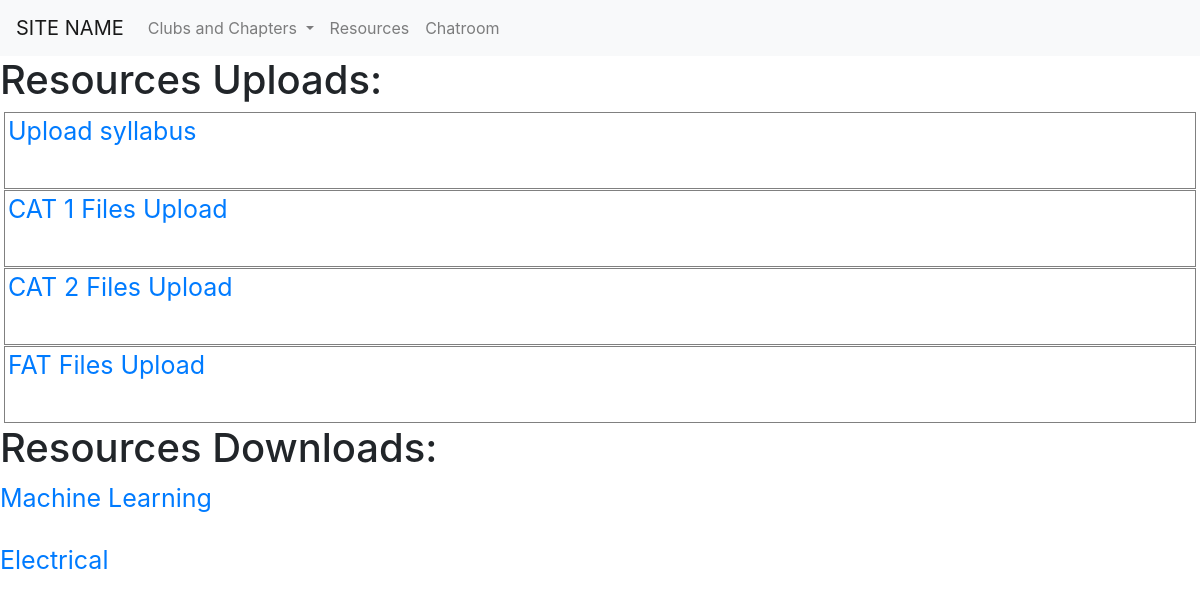
The app's page /resources/, older data.
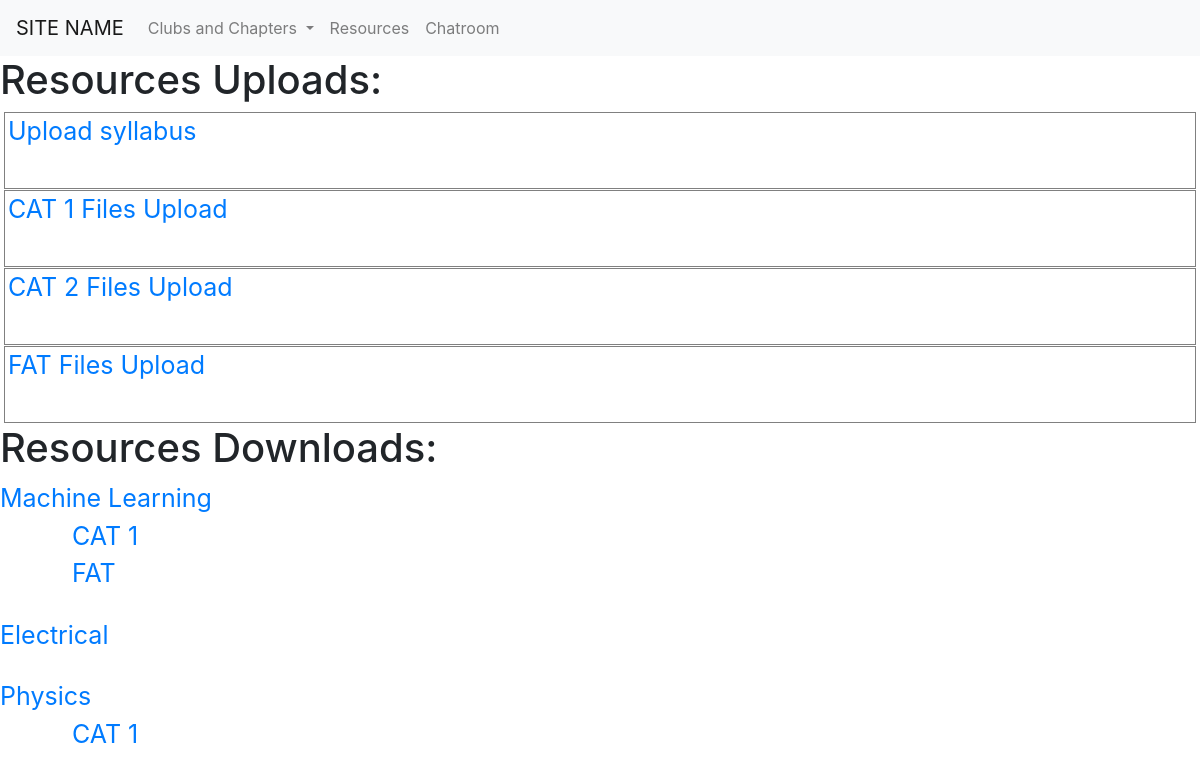
The same page, newer data.
### resources/models.py (models this page shows, shortened)
class Subject(models.Model):
    course_code     = models.CharField(null=False, default='', max_length=200, primary_key=True)
    subject         = models.CharField(null=True, default='', max_length=200)
    date            = models.DateTimeField(auto_now_add=True, null=True)
    syll_file       = models.FileField(upload_to=path_and_rename_syllabus, default='', null=True, storage=gd_storage)
    syll_url        = models.URLField(default='', null=True, blank=True)
    def __str__(self):
        return self.course_code

class CAT1files(models.Model):
    course          = models.ForeignKey(Subject, on_delete=models.CASCADE, null=True)
    cat_1           = models.FileField(upload_to=path_and_rename_cat1, default='', null=True, storage=gd_storage)
    cat_1_url       = models.URLField(default='', null=True, blank=True)
    date            = models.DateTimeField(auto_now_add=True, null=True)
    class Meta:
        verbose_name = 'CAT 1 File'
        verbose_name_plural = 'CAT 1 Files'

class FATfiles(models.Model):
    course          = models.ForeignKey(Subject, on_delete=models.CASCADE, null=True)
    fat_paper       = models.FileField(upload_to=path_and_rename_fat, default='', null=True, storage=gd_storage)
    date            = models.DateTimeField(auto_now_add=True, null=True)
    fat_url         = models.URLField(default='', null=True, blank=True)
    class Meta:
        verbose_name = 'FAT File'
        verbose_name_plural = 'FAT Files'

### resources/views.py (the view)
# urls.py: path('', views.index, name='index'),
def index(request):
    objects1 = Subject.objects.all()
    objects2 = CAT1files.objects.all()
    objects3 = CAT2files.objects.all()
    objects4 = FATfiles.objects.all()
    param = {'objects1':objects1, 'objects2':objects2, 'objects3': objects3, 'objects4': objects4}
    return render(request, 'resources/index.html',param)

### resources/templates/resources/index.html (shortened to what this page needs)
<!DOCTYPE html>
<html lang="en">
<head>
    <link rel="stylesheet" href="https://stackpath.bootstrapcdn.com/bootstrap/4.5.0/css/bootstrap.min.css"
>
    <link rel="stylesheet" href="//code.jquery.com/ui/1.12.1/themes/base/jquery-ui.css">
</head>
<body>
    <nav class="navbar navbar-expand-lg navbar-light bg-light sticky-top">
        <a class=" navbar-brand" href="/">SITE NAME</a>
        <div class="collapse navbar-collapse" id="navbarSupportedContent">
            <ul class="navbar-nav mr-auto">
                <li class="nav-item dropdown">
                    <a class="nav-link dropdown-toggle" href="#" id="navbarDropdown" role="button"
                        data-toggle="dropdown" aria-haspopup="true" aria-expanded="false">
                        Clubs and Chapters
                    </a>
                </li>
                <li class="nav-item">
                    <a class="nav-link" href="/resources/">Resources</a>
                </li>
                <li class="nav-item">
                    <a class="nav-link" href="/chatroom/">Chatroom</a>
                </li>
            </ul>
        </div>
    </nav>
    <h1>Resources Uploads:</h1>
    <div class="lis">
        <a href="uploadsyll">Upload syllabus</a><br><br>
    </div>
    <div class="lis">
        <a href="uploadcat1">CAT 1 Files Upload</a><br><br>
    </div>
    <div class="lis">
        <a href="uploadcat2">CAT 2 Files Upload</a><br><br>
    </div>
    <div class="lis">
        <a href="uploadfat">FAT Files Upload</a><br><br>
    </div>
    <h1>Resources Downloads:</h1>
    {% for i in objects1 %}
    <a href="{{i.syll_url}}" style='font-size:25px'>{{i.subject}}</a>
    {% for j in objects2 %}
    {% if j.course == i %}
    <br> &#8287 &#8287 &#8287 &#8287 &#8287 &#8287 &#8287 &#8287
    <a href="{{j.cat_1_url}}" style='font-size:25px'>CAT 1</a>
    {% endif %}
    {% endfor %}
    {% for l in objects4 %}
    {% if l.course == i %}
    <br> &#8287 &#8287 &#8287 &#8287 &#8287 &#8287 &#8287 &#8287
    <a href="{{l.fat_url}}" style='font-size:25px'>FAT</a>
    {% endif %}
    {% endfor %}
    <br><br>
    {% endfor %}
</body>
</html>

Row changes from the older to the newer data that the page shows:
added Subject: subject "Physics"
